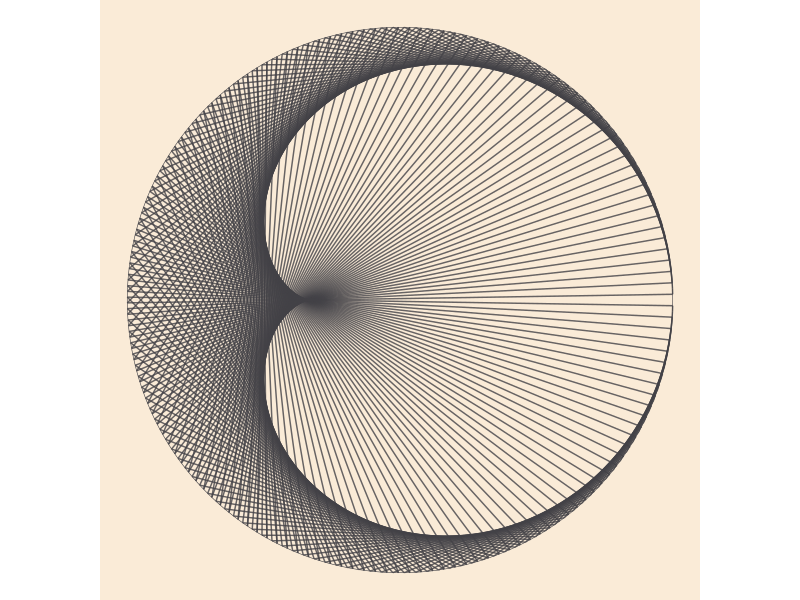
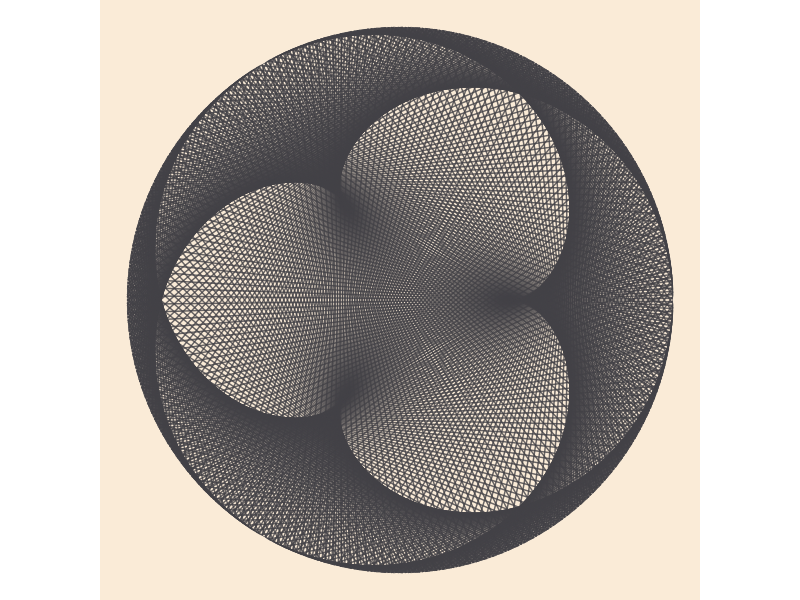
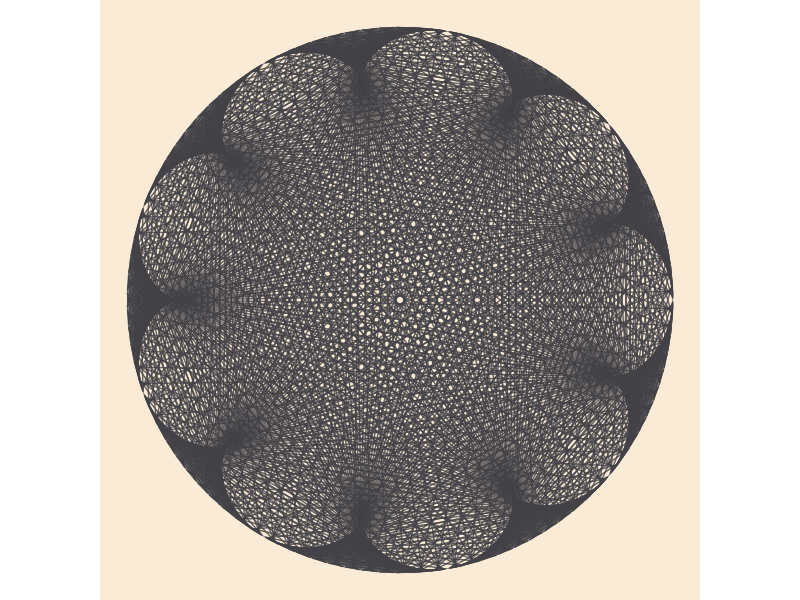
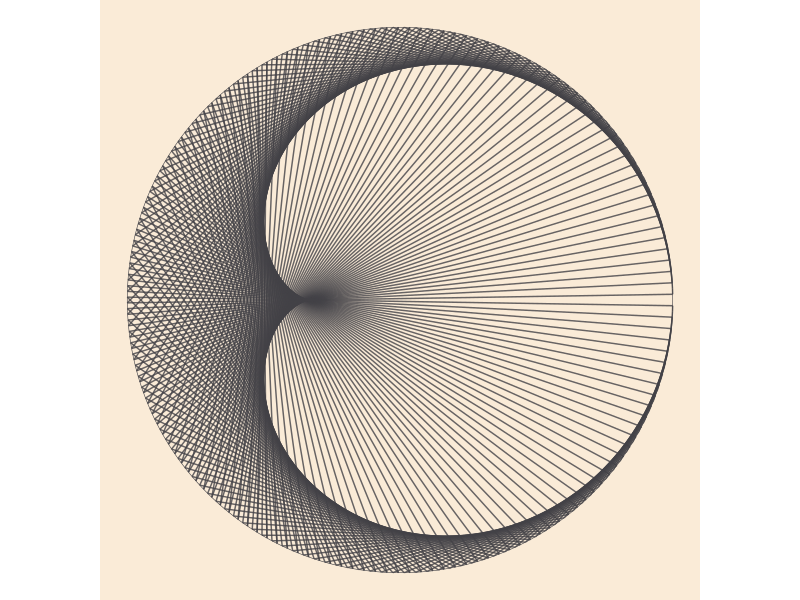
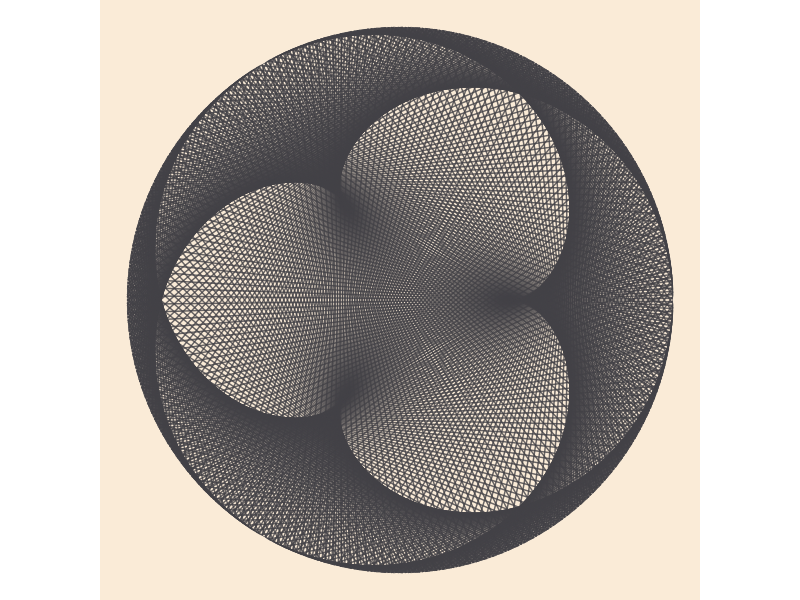
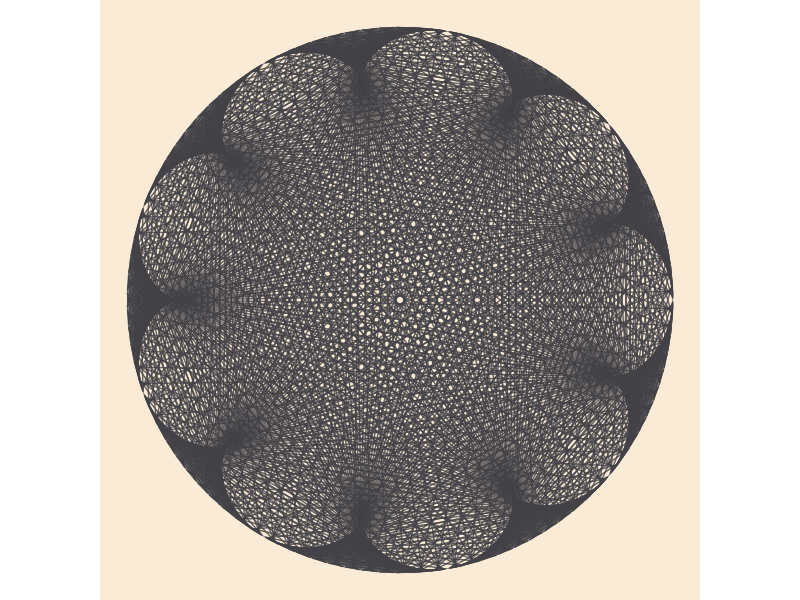
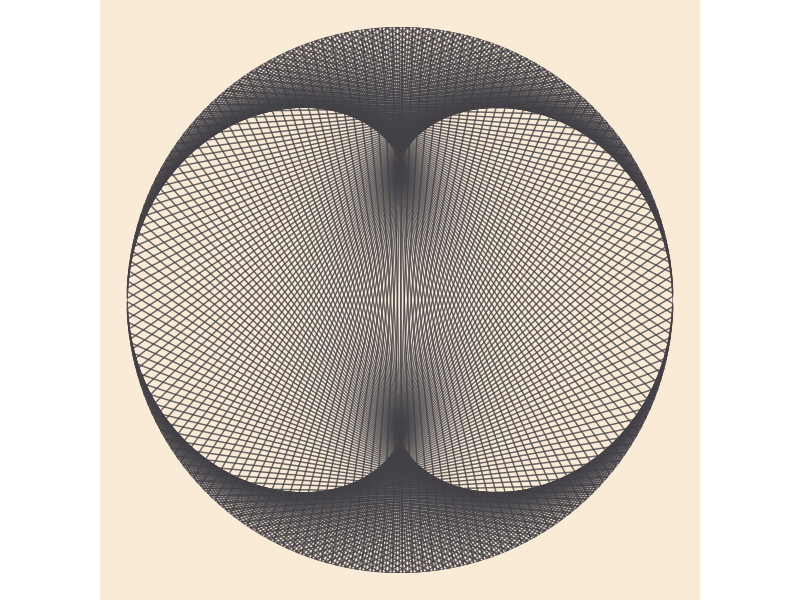
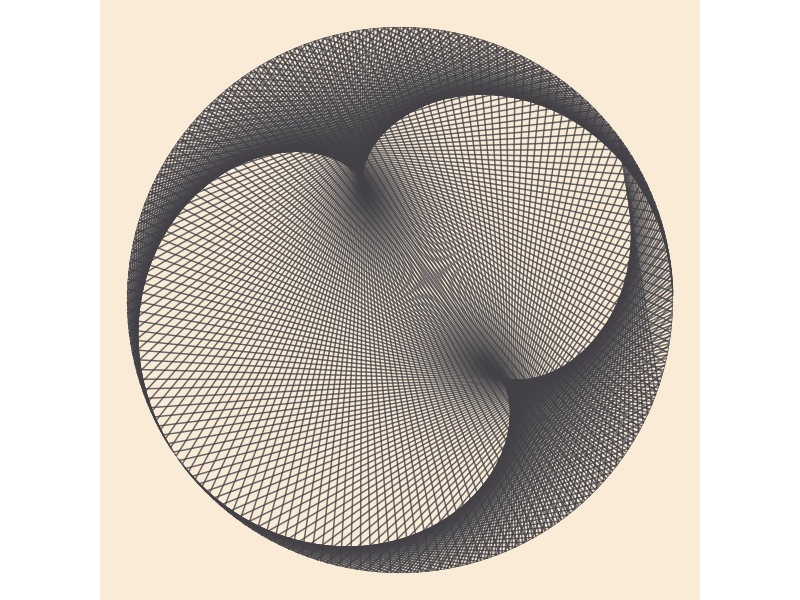

R code for these plots, in order: (Note: this script raises an error after producing the figures.)

# https://www.johndcook.com/blog/2020/04/24/envelopes-of-epicycloids/

# Imagine two ants crawling around a circle at different speeds and draw a line
# between the two ants at regular time intervals. The position of the two ants
# at time t are (cos pt, sin pt) and (cos qt, sin qt) where p and q are
# integers, p > q > 0, and t comes from dividing the interval [0, 2π] into an
# integer number of points.

# These lines form an envelope, a set of tangent lines, around a curve in the
# middle known as an epicycloid.

library(purrr)
library(ggplot2)
library(sf)


# Functions ---------------------------------------------------------------

make_line <- function(x, p, q) {
  stopifnot(length(x) == 1)
  rbind(c(cos(p*x), sin(p*x)), 
        c(cos(q*x), sin(q*x)))
}

draw_epicycloid <- function(p, q, n = 200) {
  xs <- seq(0, 2*pi, length.out = n)
  input <- st_multilinestring(map(xs, make_line, p, q))
  
  input %>% 
    ggplot() + 
    geom_sf(color = "#424146", size = 0.2, alpha = 0.8) +
    geom_sf(data = st_convex_hull(input), fill = NA, size = 0.5, color = "#424146") + 
    theme_void(base_family = "Avenir Next Condensed") + 
    theme(plot.background = element_rect(fill = "antiquewhite", color = "antiquewhite"))
}


# Examples ----------------------------------------------------------------

draw_epicycloid(2, 4, 300)
ggsave("visualization/circle-pictures/epicycloid-1.png", device = "png", dpi = "print", bg = "antiquewhite")
draw_epicycloid(4, 10, 1e3)
ggsave("visualization/circle-pictures/epicycloid-2.png", device = "png", dpi = "print", bg = "antiquewhite")
draw_epicycloid(4, 40, n = 1e3)
ggsave("visualization/circle-pictures/epicycloid-3.png", device = "png", dpi = "print", bg = "antiquewhite")

# gif ---------------------------------------------------------------------

library(magick) 

p <- seq(1, 5, length.out = 40)
q <- seq(1, 3, length.out = 40)

plots <- map2(c(p, rev(p)), c(rev(q), q), draw_epicycloid, n = 500)

temp <- tempfile()
dir.create(temp)

paths <- file.path(temp, paste0("pic-", seq_along(plots), ".png"))
walk2(paths, plots, ggsave, device = "png", width = 3, height = 3, bg = "antiquewhite")

paths %>% 
  map(image_read) %>% 
  image_join() %>% 
  image_animate(fps = 5, optimize = TRUE) %>%
  image_write("visualization/circle-pictures/epicycloid.gif", quality = 40)







       
